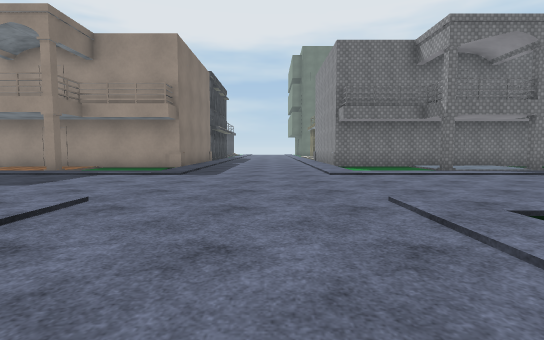
[1] (above)

24 first-person views from a walk through a Unity game level. The camera is 1.2 m above the floor, tilts 4° down and sees 85° across. The floor is counted in squares, 2 m on a side. Each view is taken from the middle of a square. On the plan, view 1 faces up. The plan holds only what a view shows up to about 9 squares ahead; the rest is blank. The place goes on beyond the plan. Some animated figures are left out. Some surface patterns are stand-ins.

[2]
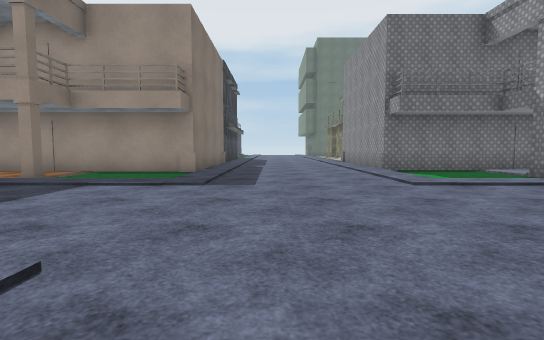

[3]
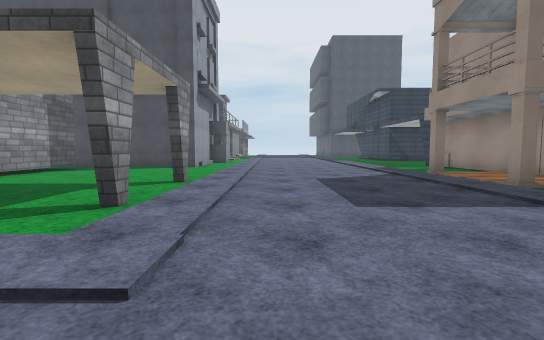

[4]
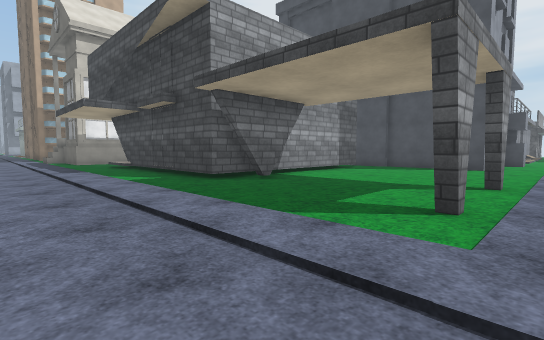

[5]
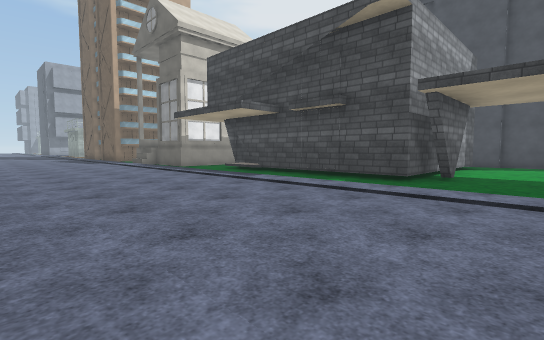

[6]
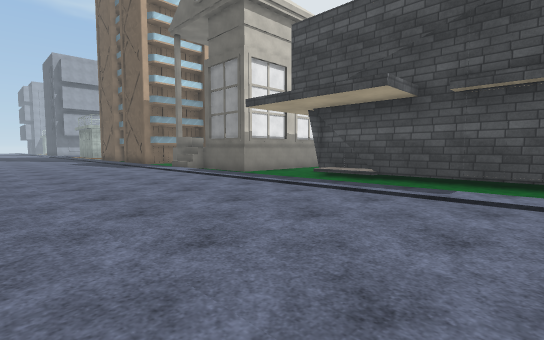

[7]
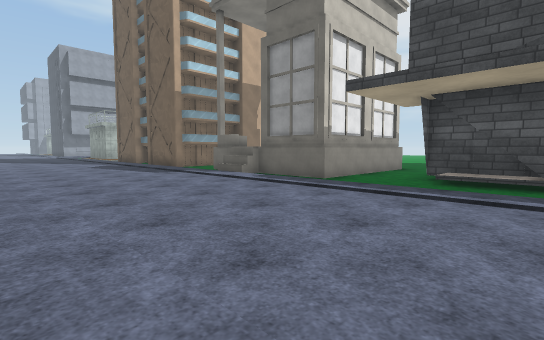

[8]
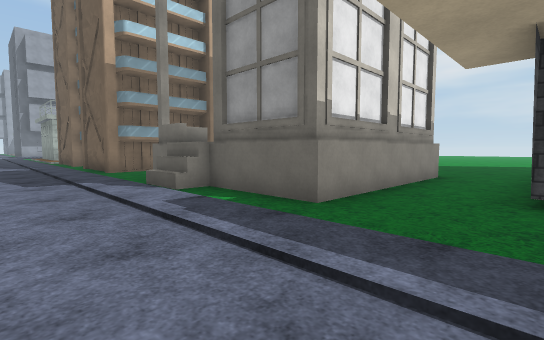

[9]
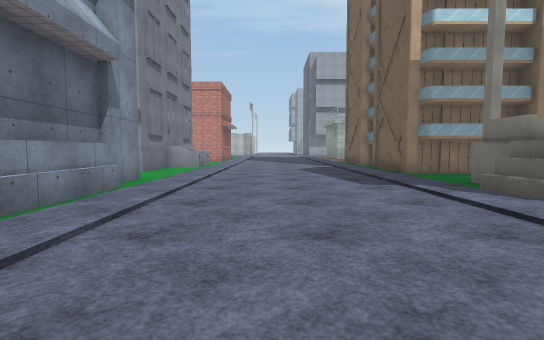

[10]
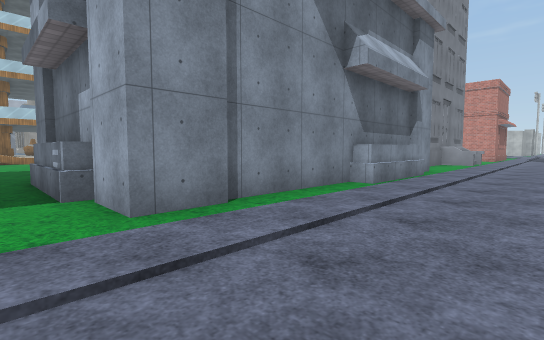

[11]
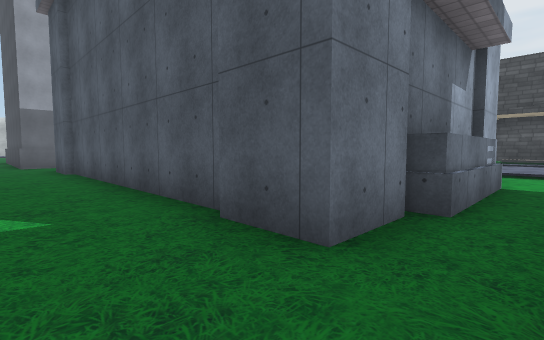

[12]
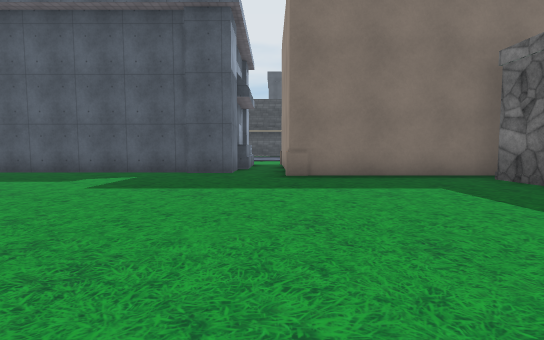

[13]
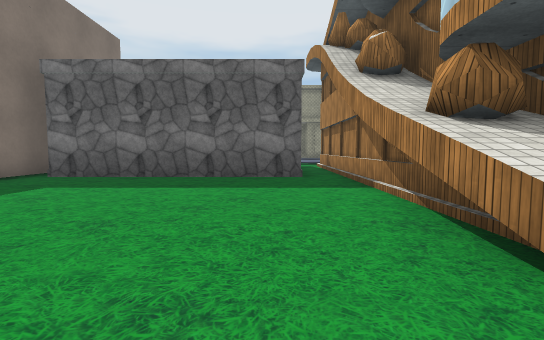

[14]
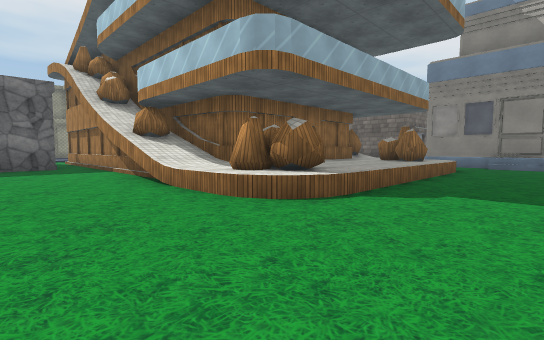

[15]
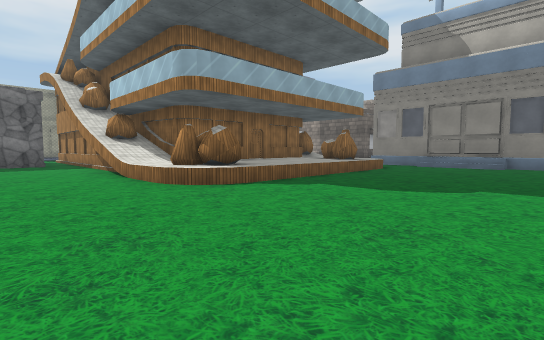

[16]
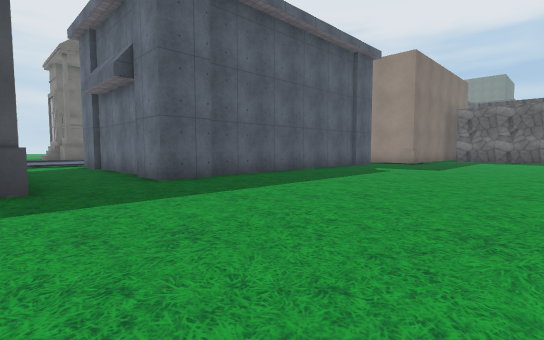

[17]
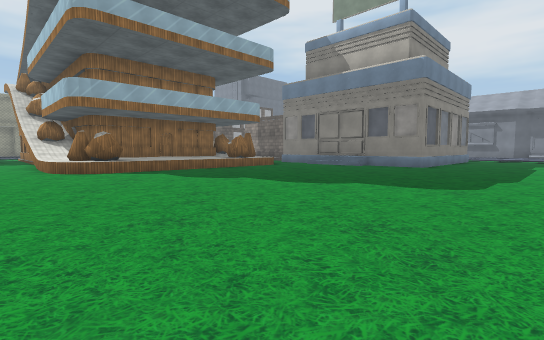

[18]
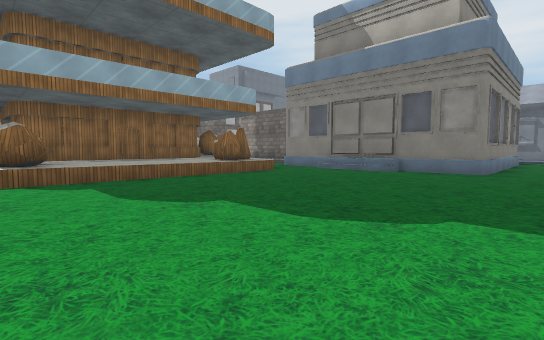

[19]
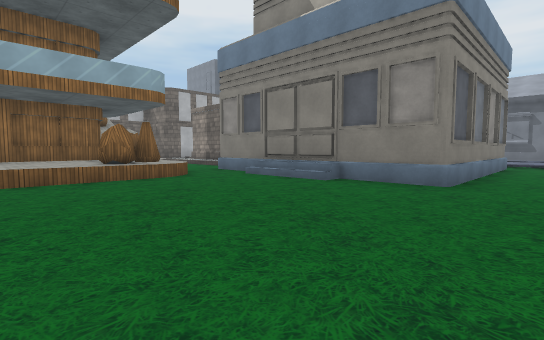

[20]
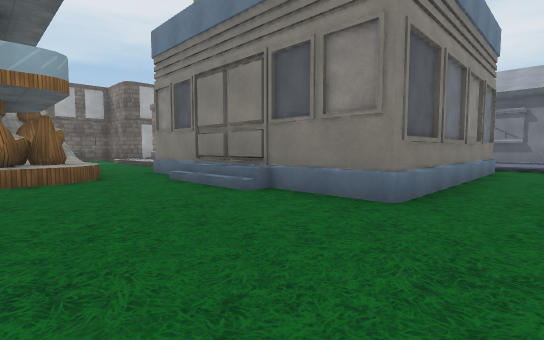

[21]
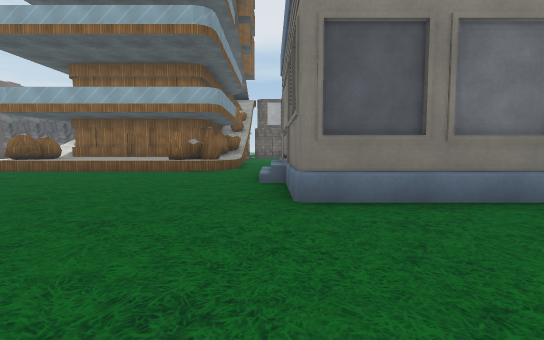

[22]
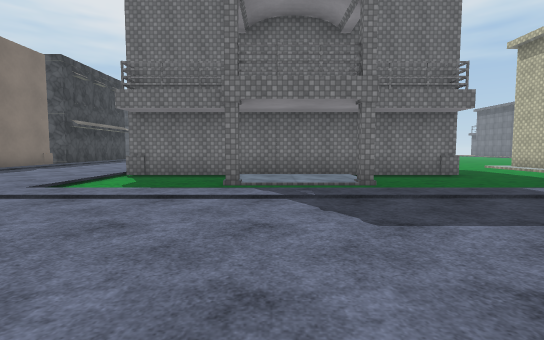

[23]
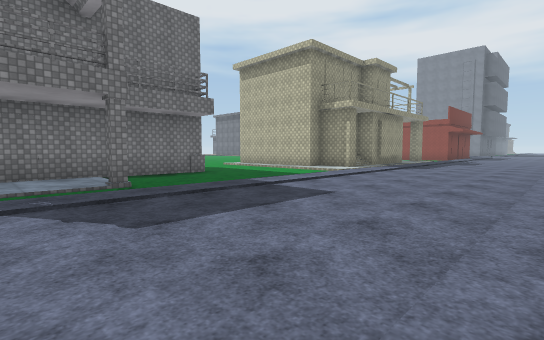

[24]
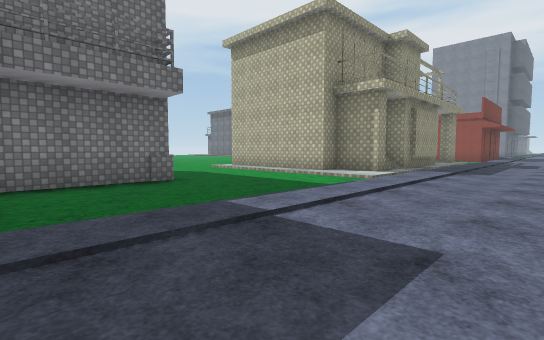

### Floor plan
Key: @ floor where view 1 was taken; # wall or solid block; . floor; / step, stairs or slope; ^ raised ledge; O other object.
Columns run from 10 left of view 1 to 28 right of it. Each row starts with its distance up from view 1.
 12         ....          ../
 11       ##..../########.../#
 10 #######/..../.........../##
  9 ......./..../..#..#...../.##
  8  #..#../..../.........../////
  7 ..............................
  6 ..............................
  5 .............................
  4 .............................
  3 ..............  ...........
  2 ...#..#/..../
  1 ......./....
  0 ......./..@./             .#
 -1 ......./..../             .#
 -2 ....##./..../      #######.#
 -3 ######./..../      #.......#
 -4      #./..../      #.......#
 -5      #./..../      #.......#
 -6      #./..../    ###.......#
 -7      #./..../..............^^     #.
 -8      #./..../######........^^^^^^^^..
 -9      #./..../#    #........^^^^^^^^.O
-10 ......./..../#    #........#^^^^^^^.
-11 ..OO#OO/..../#    #........^^^^^^^..
-12       #/..../#    #................/
-13       #/..../#    #................/
-14        /..../#    #.................
-15       O/..../#    #.................###
-16      OO/..../######.................O..
-17      ../..../..........................
-18    OOOO/..../.........................
-19       O/..../.O    #................

Where each view was taken, in squares from view 1:
view 1: 0 up, 0 right, facing up
view 2: 2 up, 1 left, facing up
view 3: 4 up, 1 left, facing left
view 4: 3 up, 1 left, facing down-left
view 5: 0 up, 2 right, facing down-left
view 6: 4 down, 2 right, facing down-left
view 7: 7 down, 2 right, facing down-left
view 8: 9 down, 1 left, facing down-left
view 9: 10 down, 0 right, facing down
view 10: 7 down, 0 right, facing down-right
view 11: 7 down, 10 right, facing down-left
view 12: 7 down, 16 right, facing left
view 13: 9 down, 15 right, facing up
view 14: 13 down, 14 right, facing up-right
view 15: 15 down, 14 right, facing up-right
view 16: 19 down, 14 right, facing up-left
view 17: 19 down, 15 right, facing up-right
view 18: 17 down, 17 right, facing up-right
view 19: 17 down, 20 right, facing up-right
view 20: 17 down, 22 right, facing up-right
view 21: 19 down, 25 right, facing up
view 22: 3 up, 6 right, facing up
view 23: 3 up, 6 right, facing up-right
view 24: 5 up, 8 right, facing up-right
